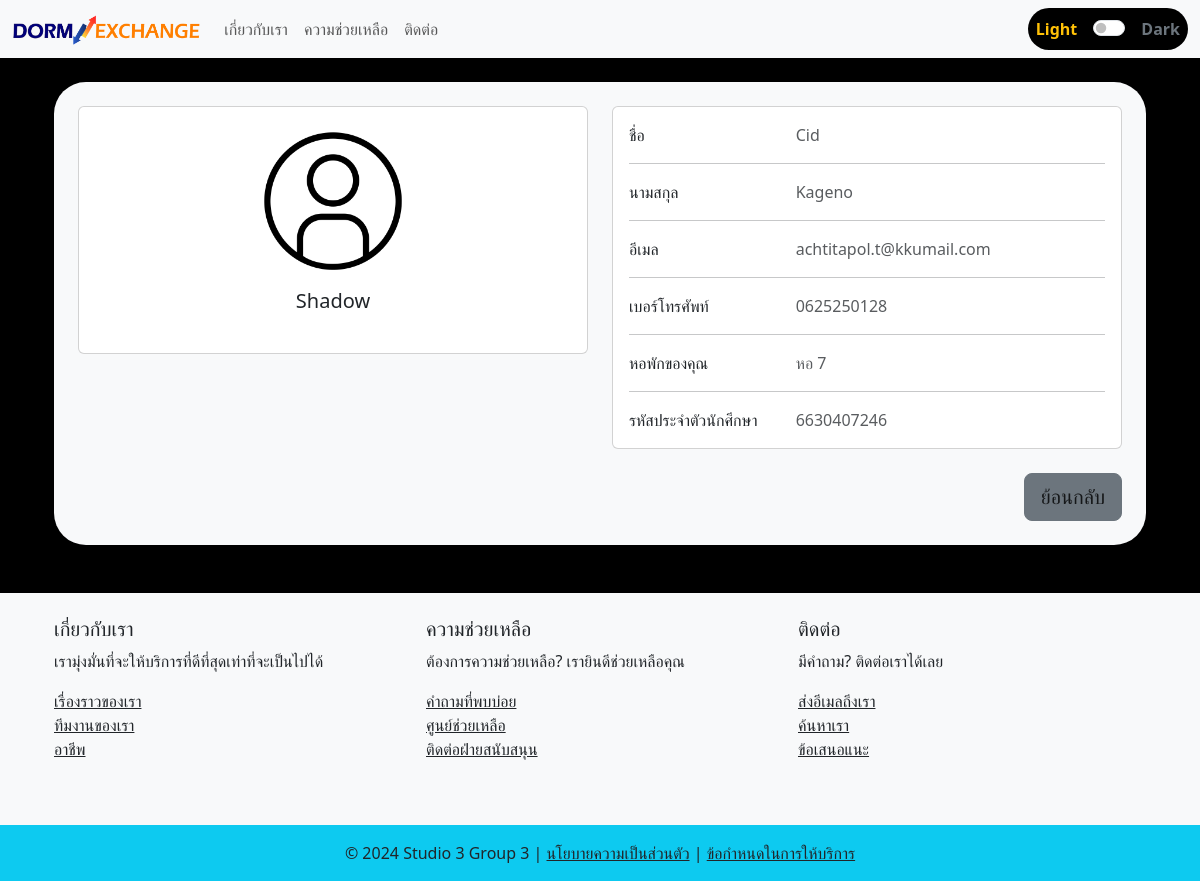
Before: /profile/5/ (signed in) with the older database file.
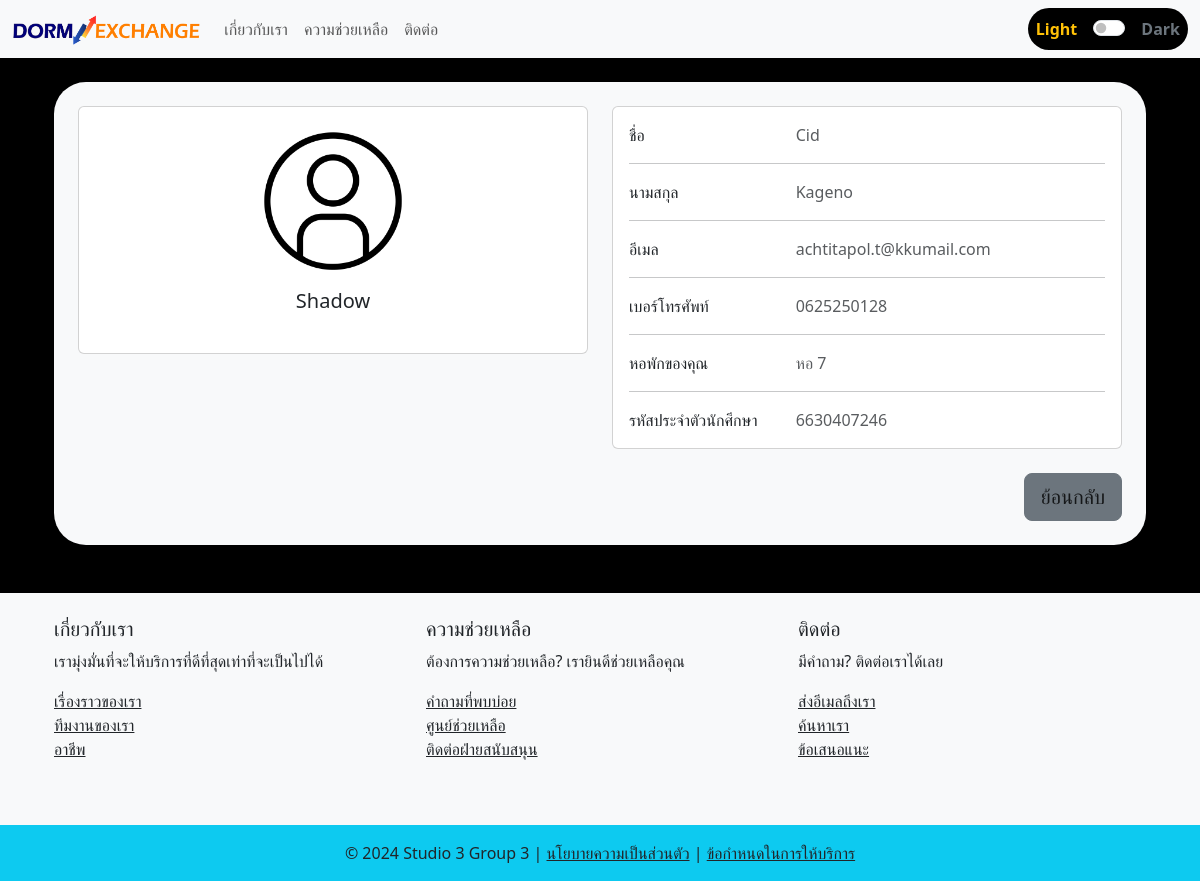
After: the same page with the newer database file.
### myapp/models.py (models this page shows)
class UserProfile(models.Model):
    user = models.OneToOneField(User, on_delete=models.CASCADE, related_name="profile")
    profile_picture = models.ImageField(upload_to='profile_pictures/', blank=True, null=True)
    dorm = models.CharField(max_length=100)
    phone_number = models.IntegerField()
    student_ID = models.IntegerField()
    def __str__(self):
        return self.user.username

### myapp/views.py (the view)
# urls.py: path('profile/<int:id>/', views.profile, name='profile'),
@login_required
def profile(request, id):
    user_profile = get_object_or_404(UserProfile, id=id)
    context = {
        'user': request.user,
        'user_profile': user_profile,
    }
    print(context)
    return render(request, 'myweb/profile.html', context)

### myapp/templates/myweb/profile.html (shortened to what the changed rows need)
{% extends 'myweb/base.html' %}
{% load static %}
{% block background_style %}
background-color: rgba(0, 0, 0);
{% endblock %}
{% block content %}
    <div class="container my-4">
        <div class="bg-light rounded-5 shadow-sm p-4" id ="profile_bg">
            <div class="row">
                <div class="col-lg-6">
                    <div class="card mb-4">
                        <div class="card-body text-center">
                            {% if user_profile.profile_picture %}
                                <img src="{{ user_profile.profile_picture.url }}" alt="Profile Picture" class="rounded-circle" style="width: 150px;">
                            {% else %}
                                <img src="{% static 'images/icon_accout.png' %}" alt="Default Profile Picture" class="rounded-circle" style="width: 150px;">
                            {% endif %}
                            <h5 class="my-3">{{ user_profile.user.username }}</h5>
                        </div>
                    </div>
                </div>
                <div class="col-lg-6">
                    <div class="card mb-4">
                        <div class="card-body">
                            <div class="row">
                                <div class="col-sm-8">
                                    <p class="text-muted mb-0">{{ user_profile.user.first_name }}</p>
                                </div>
                            </div>
                            <div class="row">
                                <div class="col-sm-8">
                                    <p class="text-muted mb-0">{{ user_profile.user.last_name }}</p>
                                </div>
                            </div>
                            <div class="row">
                                <div class="col-sm-8">
                                    <p class="text-muted mb-0">{{ user_profile.user.email }}</p>
                                </div>
                            </div>
                            <div class="row">
                                <div class="col-sm-8">
                                    <p class="text-muted mb-0">0{{ user_profile.phone_number }}</p>
                                </div>
                            </div>
                            <div class="row">
                                <div class="col-sm-8">
                                    <p class="text-muted mb-0">{{ user_profile.dorm }}</p>
                                </div>
                            </div>
                            <div class="row">
                                <div class="col-sm-8">
                                    <p class="text-muted mb-0">{{ user_profile.student_ID }}</p>
                                </div>
                            </div>
                        </div>
                    </div>
                </div>
            </div>
    </div>
</div>
{% endblock %}

Changed rows visible on the page:
changed UserProfile "หอ 7": profile_picture: picture removed
